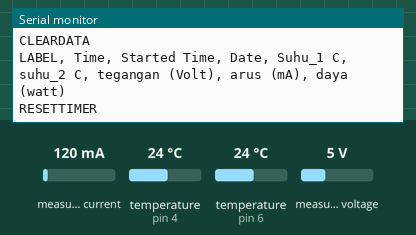
Bench run of a sketch on a simulated Arduino Uno, built with avr-gcc and run on an emulated ATmega328P. On the bench: the last lines printed to the serial monitor. The inputs (shaded band) are chosen by the test bench; at power-on: measured current 120 mA, temperature (sensors on pin 4, pin 6) 24 °C, measured voltage 5 V.

Above: at 1.2 s.
1.3 s: measured current set to 40 mA
At 2.4 s:
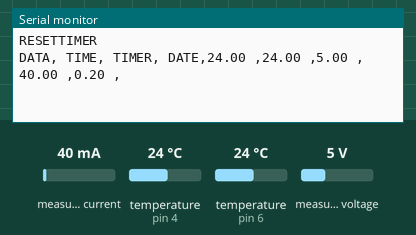
5.9 s: temperature (sensor on pin 4) set to 12 °C
At 7.9 s:
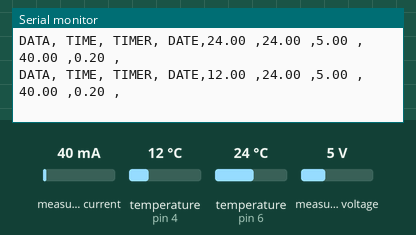
9.1 s: temperature (sensor on pin 6) set to 12 °C
At 11.3 s:
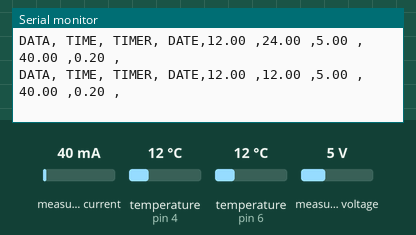
12.3 s: measured voltage set to 0.3 V
At 13.4 s:
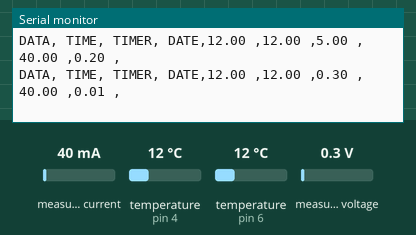
15.5 s: temperature (sensor on pin 4) set to 19 °C
At 16.8 s:
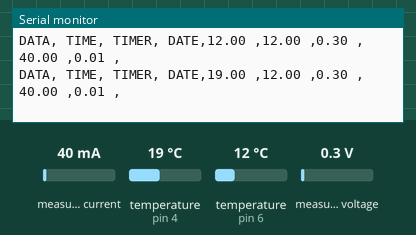
18.7 s: temperature (sensor on pin 6) set to 19 °C
At 18.7 s:
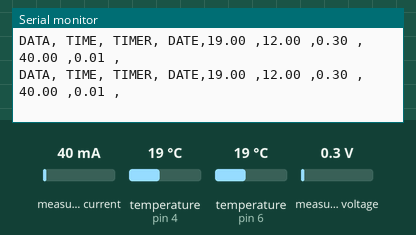
Timing chart, 0 to 21.7 s (numbered marks = the images above; inputs shaded):
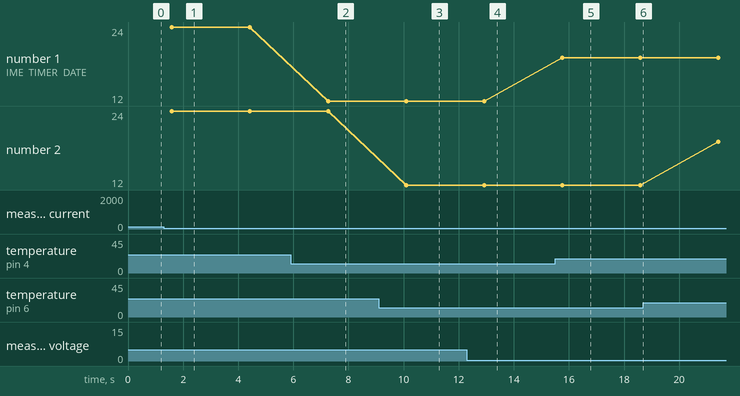

Measured:
- after the input at 1.3 s, the serial monitor: prints a new line after 0.29 s (image 1)
- after the input at 5.9 s, the serial monitor: prints a new line after 1.4 s (image 2)
- after the input at 9.1 s, the serial monitor: prints a new line after 0.99 s (image 3)
- after the input at 12.3 s, the serial monitor: prints a new line after 0.63 s (image 4)
- after the input at 15.5 s, the serial monitor: prints a new line after 0.26 s (image 5)
- plotted number 1: 24 → 12 after the input at 5.9 s, 12 → 19 after the input at 15.5 s

The sketch:

main.ino
```cpp
// modified by AWlabs , kodingan untuk praktikum termodinamika
#include <OneWire.h>
#include <DallasTemperature.h>
#include <Wire.h>
#include <Adafruit_INA219.h>

#define ONE_WIRE_BUS_1 4
#define ONE_WIRE_BUS_2 6

OneWire oneWire_in(ONE_WIRE_BUS_1);
OneWire oneWire_out(ONE_WIRE_BUS_2);

DallasTemperature sensor_inhouse(&oneWire_in);
DallasTemperature sensor_outhouse(&oneWire_out);

const int INA_addr = 0x40;  // INA219 address

Adafruit_INA219 ina219(INA_addr);

const int voltageSensor = A0;

float vOUT = 0.0;
float vIN = 0.0;
float R1 = 30000.0;
float R2 = 7500.0;
int value = 0;
float tegangan = 00;
float arus = 00; // diukur menggunakan MiliAmpere
float daya = 00;

void setup(void)
{
  Serial.begin(9600);
  Serial.println("CLEARDATA");
  Serial.println("LABEL, Time, Started Time, Date, Suhu_1 C, suhu_2 C, tegangan (Volt), arus (mA), daya (watt)");
  Serial.println("RESETTIMER");
  sensor_inhouse.begin();
  sensor_outhouse.begin();
  ina219.begin();
}

void loop(void)
{
  //pembacaan sensor suhu
  sensor_inhouse.requestTemperatures();
  sensor_outhouse.requestTemperatures();

  // pembacaan sensor arus dan tegangan (daya)
  tegangan = ina219.getBusVoltage_V(); //command untuk pembacaan tegangan
  arus = ina219.getCurrent_mA(); //command untuk pembacaan arus
  daya = tegangan * (arus/1000); //rumus untuk mendapatkan nilai watt

  // pengiriman data ke excel
  Serial.print("DATA, TIME, TIMER, DATE,");
  Serial.print(sensor_inhouse.getTempCByIndex(0));
  Serial.print(" ,");
  Serial.print(sensor_outhouse.getTempCByIndex(0));
  Serial.print(" ,");
  Serial.print(tegangan);
  Serial.print(" ,");
  Serial.print(arus);
  Serial.print(" ,");
  Serial.print(daya);
  Serial.println(" ,");
  delay(1000);

  delay(300);
}
```
